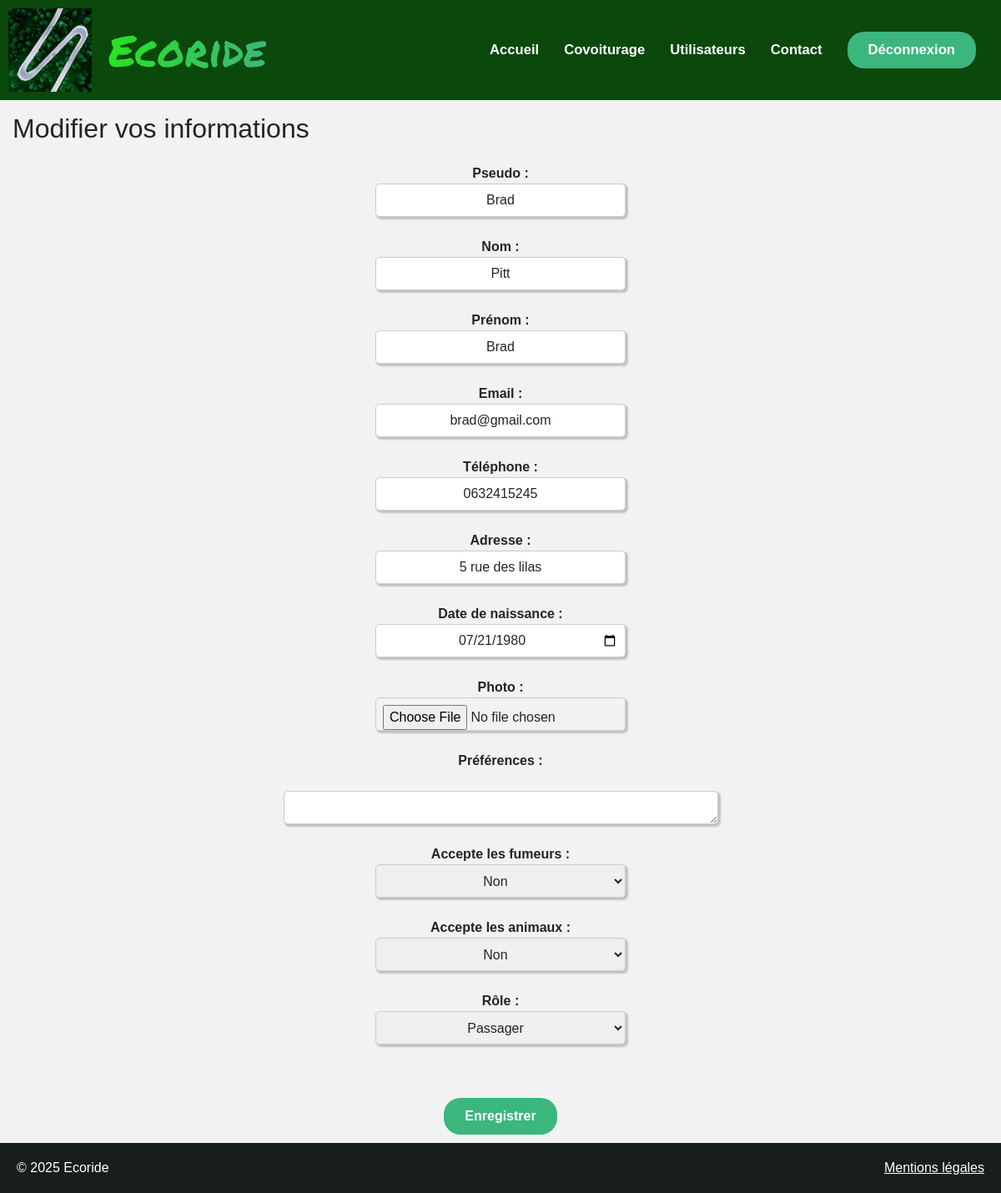
/views/Modify_user_information.php (signed in), run on the app's committed database.
### tables this page shows
CREATE TABLE `utilisateur` (
  `utilisateur_id` int(11) NOT NULL,
  `nom` varchar(50) NOT NULL,
  `prenom` varchar(50) NOT NULL,
  `email` varchar(50) NOT NULL,
  `password` varchar(255) DEFAULT NULL,
  `telephone` varchar(50) NOT NULL,
  `adresse` varchar(50) NOT NULL,
  `date_naissance` varchar(50) NOT NULL,
  `photo` blob DEFAULT NULL,
  `pseudo` varchar(50) NOT NULL,
  `parametre` varchar(10) DEFAULT 'valide',
  `credit` int(11) DEFAULT NULL,
  `note` decimal(3,2) DEFAULT NULL,
  `role` varchar(50) DEFAULT NULL,
  `preferences` varchar(1000) DEFAULT NULL,
  `animal` varchar(3) DEFAULT NULL,
  `fumeur` varchar(3) DEFAULT NULL,
  `compte_employee` varchar(10) DEFAULT NULL
);

### controllers/UserController.php (called while the page is built, shortened)
<?php
class UserController {
    private $modeluser;
    public function __construct(ModelUser $modeluser) {
        $this->modeluser = $modeluser;
    }
    public function getUserInformationFromDatabase($email) {
        return $this->modeluser->getUserInformation($email);
    }
}

### models/ModelUser.php (called while the page is built, shortened)
<?php
class ModelUser {
    private PDO $db;
    public function __construct() {
        $this->db = new PDO('mysql:host=localhost;dbname=ecoride', 'root', '');
    }
    public function getUserInformation($email) {
        $stmt = $this->db->prepare("SELECT utilisateur.*,voiture.*, covoiturage.*, utilisateur_possede_voiture.id_voiture_possede_utilisateur, voiture_utilise_covoiturage.id_covoiturage_utilise_voiture FROM utilisateur
        LEFT JOIN utilisateur_possede_voiture ON utilisateur_possede_voiture.id_utilisateur_possede_voiture = utilisateur.utilisateur_id
        LEFT JOIN voiture ON utilisateur_possede_voiture.id_voiture_possede_utilisateur = voiture.voiture_id
        LEFT JOIN voiture_utilise_covoiturage ON voiture_utilise_covoiturage.id_voiture_utilise_covoiturage = voiture.voiture_id
        LEFT JOIN covoiturage ON voiture_utilise_covoiturage.id_covoiturage_utilise_voiture = covoiturage.covoiturage_id
        LEFT JOIN utilisateur_participe_covoiturage ON utilisateur.utilisateur_id = utilisateur_participe_covoiturage.id_utilisateur
        WHERE email = :email");
        $stmt->bindValue(':email', $email);
        $stmt->execute();
        return $stmt->fetchAll(PDO::FETCH_ASSOC);
    }
}

### views/Modify_user_information.php (the view, shortened to what this page needs)
<?php
require_once 'header.php';
require_once '../models/ModelUser.php';
require_once '../controllers/UserController.php';
$modelUser = new ModelUser();
$userController = new UserController($modelUser);
$userData =$userController->getUserInformationFromDatabase($_SESSION['user']['email']);
 $userData = $userData[0];
?>
<!DOCTYPE html>
<html lang="fr">
<head>
    <link rel="stylesheet" href="../css/style.css">
</head>
<body>
    <section>
<?php require_once 'header.php'; ?>
<div class="Modify-information">
<div><h2>Modifier vos informations</h2></div>
    <form action="Modify_user_information.php" method="post" enctype="multipart/form-data">
        <div class="dispo-modify-information">
            <div class="colonne">
                <div class="champ-voiture">
                <label><strong>Pseudo :</strong> <input type="text" name="pseudo" value="<?= htmlspecialchars($userData['pseudo']) ?>"></label><br>
                <label><strong>Nom :</strong> <input type="text" name="nom" value="<?= htmlspecialchars($userData['nom']) ?>"></label><br>
                <label><strong>Prénom :</strong> <input type="text" name="prenom" value="<?= htmlspecialchars($userData['prenom']) ?>"></label><br>
                <label><strong>Email :</strong> <input type="email" name="email" value="<?= htmlspecialchars($userData['email']) ?>"></label><br>
                <label><strong>Téléphone :</strong> <input type="text" name="telephone" value="<?= htmlspecialchars($userData['telephone']) ?>"></label><br>
                <label><strong>Adresse :</strong> <input type="text" name="adresse" value="<?= htmlspecialchars($userData['adresse']) ?>"></label><br>
                <label><strong>Date de naissance :</strong> <input type="date" name="date_naissance" value="<?= htmlspecialchars($userData['date_naissance']) ?>"></label><br>
            </div>
            </div>
            <div class="colonne">
            <div class="champ-voiture">
                <label><strong>Photo :</strong> <input type="file" name="photo"></label><br>
                <label><strong>Préférences :</strong></label><br>
                <textarea name="preferences" rows="5" cols="50"><?= htmlspecialchars($userData['preferences']) ?></textarea><br>
                <label><strong>Accepte les fumeurs :</strong>
                    <select name="fumeur" id="fumeur">
                        <option value="non" <?= $userData['fumeur'] == 'non' ? 'selected' : '' ?>>Non</option>
                    </select>
                </label><br>
                <label><strong>Accepte les animaux :</strong>
                    <select name="animal" id="animal">
                        <option value="non" <?= $userData['animal'] == 'non' ? 'selected' : '' ?>>Non</option>
                    </select>
                </label><br>
                <label><strong>Rôle :</strong></label>
                <select name="role" id="role">
                    <option value="passager" <?= $userData['role'] == 'passager' ? 'selected' : '' ?>>Passager</option>
                </select><br>
            </div>
            </div>
        </div>
        <div class="button-container">
        <button type="submit" class="button">Enregistrer</button>
        </div>
    </form>
</div>
<?php
require_once 'footer.php';
?>
</section>
</body>
</html>

### css/style.css (style rules this page uses)
* { padding: 0; margin: 0; box-sizing: border-box; line-height: inherit; color: inherit; font: inherit; font-family: Verdana, Geneva, Tahoma, sans-serif; }
html, body { height: 100%; margin: 0; padding: 0; }
body { display: flex; flex-direction: column; min-height: 100vh; }
section { flex: 1; background-color: #F2F2F2; }
h1,h2 { padding: 15px; }
.button { background-color: rgb(59, 182, 125); border-radius: 20px; border: none; cursor: pointer; padding: 10px 25px; color: white; font-weight: 600; transition: all 0.2s ease; }
input, select, textarea { padding: 8px; font-size: 1rem; border: 1px solid #ccc; border-radius: 5px; padding: 5px 20px; box-shadow: 2px 2px 2px 1px rgba(0, 0, 0, 0.2); height: 40px; }
.colonne { display: flex; flex-direction: column; align-items: center; }
.champ-voiture { display: flex; flex-direction: column; align-items: center; width: 300px; }
.champ-voiture label, .champ-voiture input, .champ-voiture select { width: 100%; text-align: center; box-sizing: border-box; }
.champ-voiture input, .champ-voiture select { padding: 8px; font-size: 1rem; border: 1px solid #ccc; border-radius: 5px; }
.button-container { display: flex; justify-content: center; margin-top: 20px; width: 100%; margin-bottom : 10px; }

### data on the page
utilisateur: pseudo "Brad", nom "Pitt", prenom "Brad", email "brad@gmail.com", telephone "0632415245", adresse "5 rue des lilas", date_naissance "07/21/1980", fumeur "Non", animal "Non", role "Passager"
